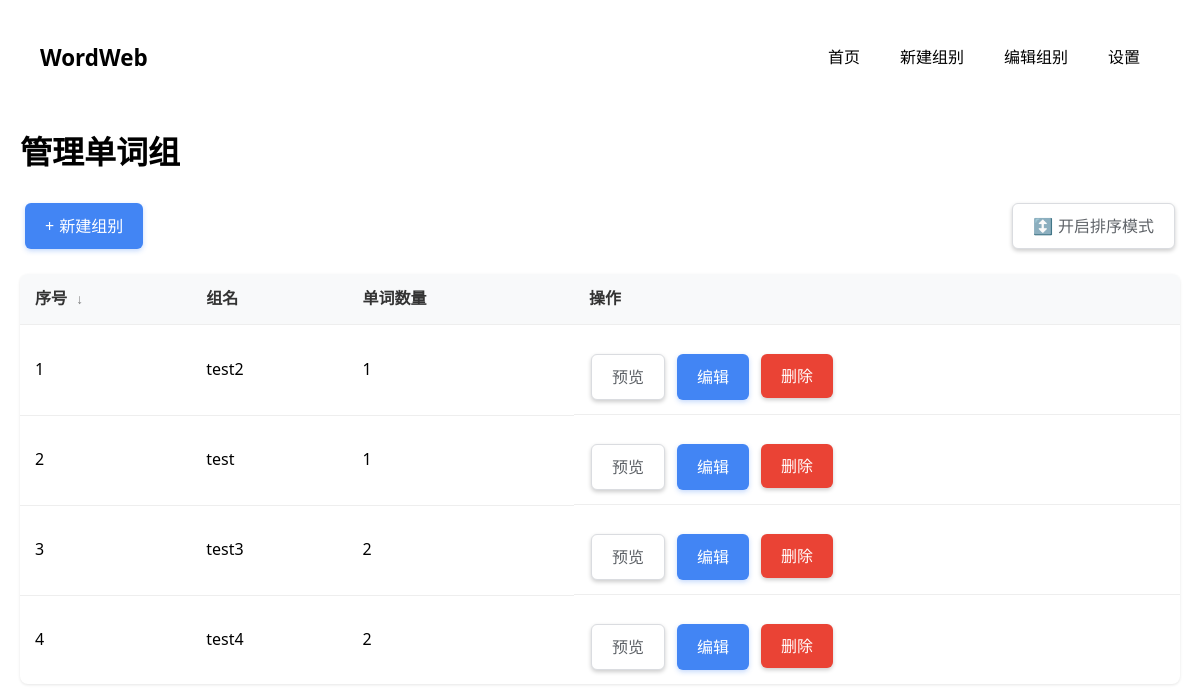
Page /groups/manage on the earlier database version.
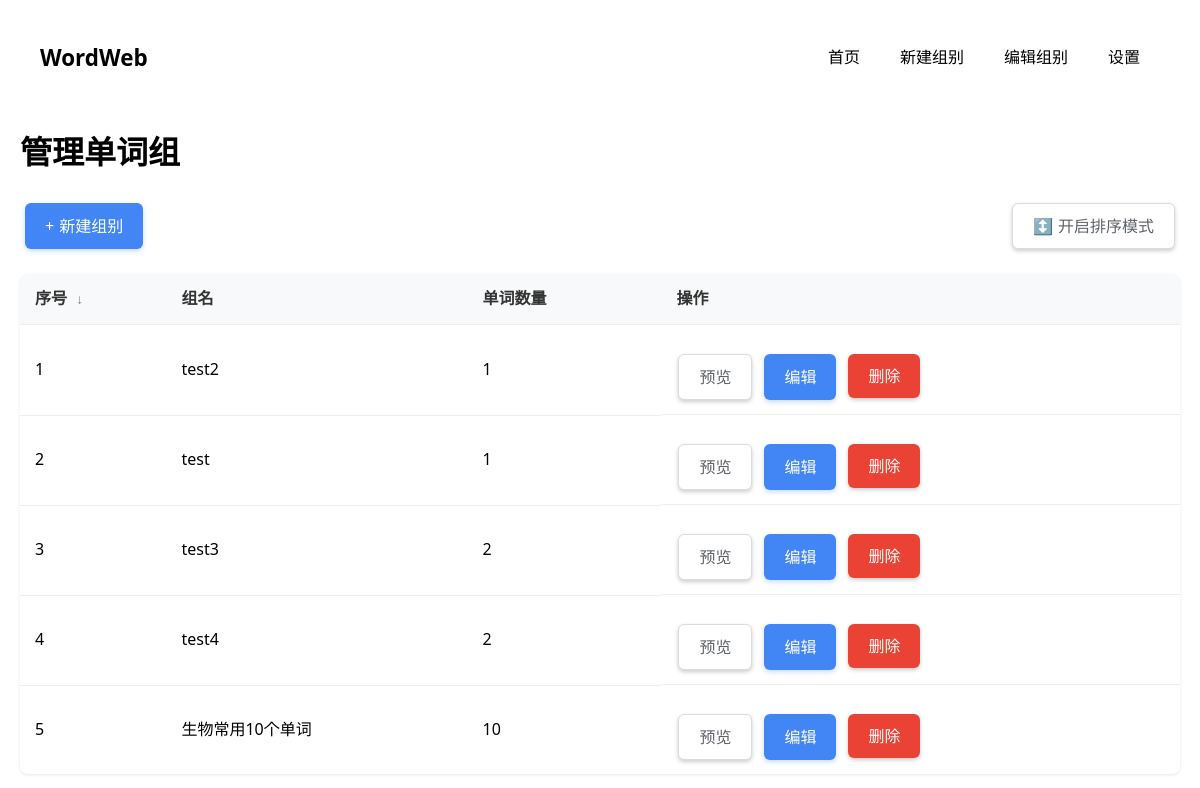
Same page on the later database version.
### app/models.py (models this page shows)
class WordGroup(db.Model):
    id = db.Column(db.Integer, primary_key=True)
    name = db.Column(db.String(100), unique=True, nullable=False)
    created_at = db.Column(db.DateTime, default=datetime.utcnow)
    order_index = db.Column(db.Integer, default=0)  # 添加排序字段
    words = db.relationship('Word', backref='group', lazy='dynamic', cascade='all, delete-orphan')
    stats = db.relationship('GroupStats', backref='group', uselist=False, cascade='all, delete-orphan')

### app/blueprints/groups.py (the view)
@groups_bp.route('/manage')
def manage_groups():
    groups = WordGroup.query.order_by(
        db.case(
            (WordGroup.order_index == 0, 999999),  # 将未设置排序的组排在最后
            else_=WordGroup.order_index
        )
    ).all()
    return render_template('manage_groups.html', groups=groups)

### app/templates/manage_groups.html (shortened to what this page needs)
{% extends "base.html" %}
{% block content %}
<div class="container">
    <h1>管理单词组</h1>
    <div class="action-bar">
        <a href="{{ url_for('groups.create_group') }}" class="btn btn-primary">
            <span class="btn-icon">+</span> 新建组别
        </a>
        <button id="toggle-sort-mode" class="btn btn-secondary">
            <span class="btn-icon">↕️</span> 开启排序模式
        </button>
    </div>
    <table class="groups-table">
        <thead>
            <tr>
                <th class="sortable" data-sort="order">序号 <span class="sort-icon">↓</span></th>
                <th class="sortable" data-sort="name">组名 </th>
                <th class="sortable" data-sort="count">单词数量 </th>
                <th>操作</th>
            </tr>
        </thead>
        <tbody id="sortable-groups">
            {% for group in groups %}
            <tr data-id="{{ group.id }}" data-order="{{ group.order_index or loop.index }}" data-name="{{ group.name }}" data-count="{{ group.words.count() }}">
                <td>{{ group.order_index or loop.index }}</td>
                <td>{{ group.name }}</td>
                <td>{{ group.words.count() }}</td>
                <td class="actions">
                    <a href="{{ url_for('groups.group_detail', group_id=group.id) }}" class="btn btn-secondary">预览</a>
                    <a href="{{ url_for('groups.edit_group', group_id=group.id) }}" class="btn btn-primary">编辑</a>
                    <form method="POST" action="{{ url_for('groups.delete_group', group_id=group.id) }}" class="inline-form" onsubmit="return confirm('确定要删除这个组别吗？此操作不可撤销！');">
                        <button type="submit" class="btn btn-danger">删除</button>
                    </form>
                </td>
            </tr>
            {% endfor %}
        </tbody>
    </table>
</div>
{% endblock %}

Differences in the rows shown:
added WordGroup: order_index "5", name "生物常用10个单词", words.count "10"
